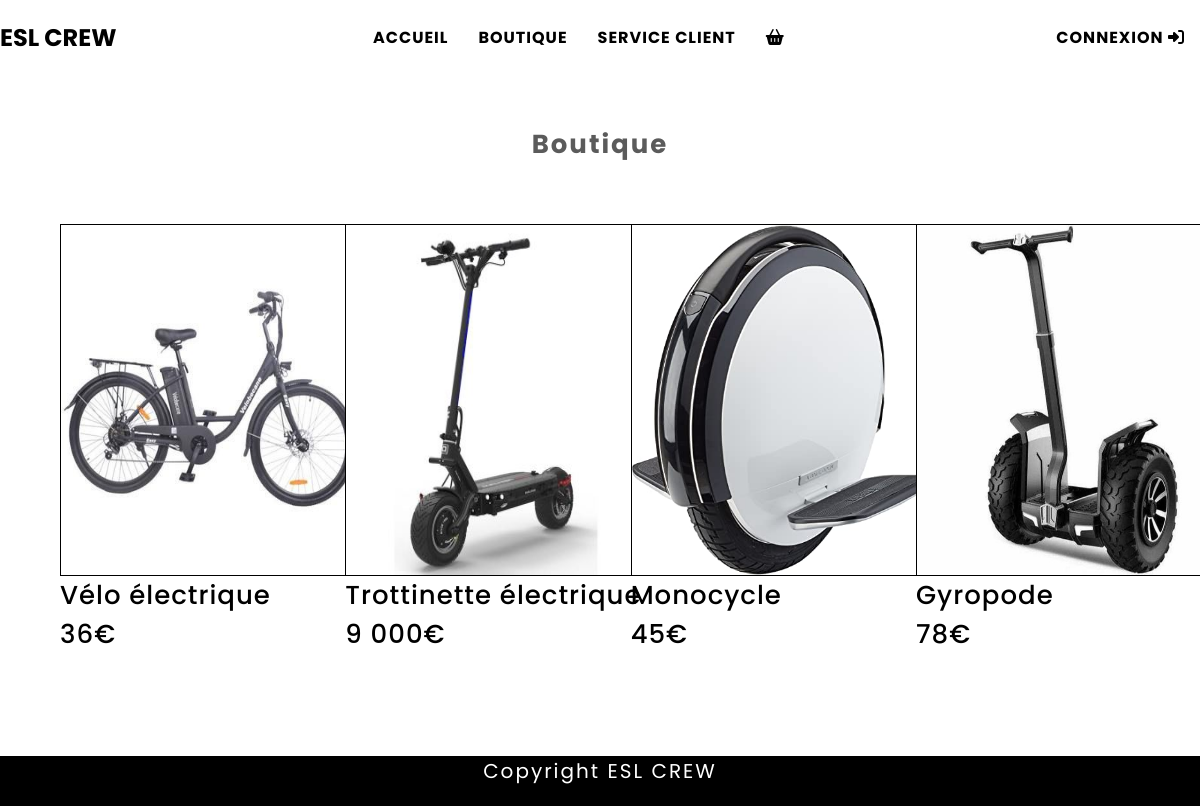
/boutique.php, run on an earlier commit of the app's database.
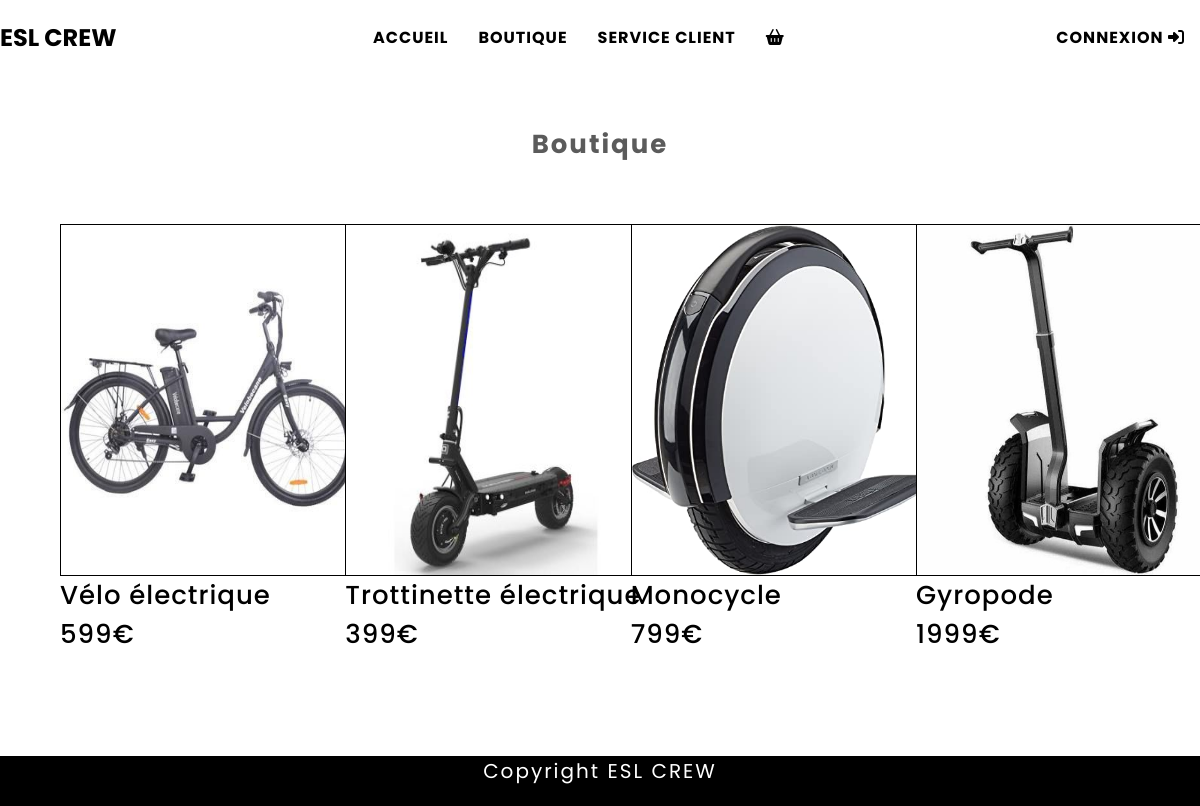
And on a later commit of the database.
### tables this page shows
CREATE TABLE `annonces` (
  `id_annonces` int(3) NOT NULL,
  `titre` varchar(40) DEFAULT NULL,
  `prix` varchar(20) DEFAULT NULL,
  `description` varchar(300) DEFAULT NULL,
  `img_annonce` varchar(30) DEFAULT NULL,
  `statut` varchar(10) DEFAULT NULL,
  `date_publication` date DEFAULT NULL,
  `id_profil` int(3) NOT NULL
);

### boutique.php (the view, shortened to what this page needs)
<?php
 if(isset($_SESSION["id"])){
   include("inc/header.log.inc.php");
 }
 else{
   include("inc/header.inc.php");
 }
 ?>
<div class="TITRE" id="NEWS" >Boutique</div>
<section class="news_list" >
<?php
        $requeteSQL = $pdo->prepare("SELECT * FROM annonces ");
        $requeteSQL->execute();
        while ($userinfo = $requeteSQL->fetch()) { ?>
<div class="product">
    <div class="article">
       <div class="article1">
        <img class="article1" src="<?php echo $userinfo['img_annonce'];?>" >
            <div class="overlay">
            </div>
       </div>
    </div>
    <p><?php echo $userinfo['titre']?>  <br>  <?php echo $userinfo['prix']; ?>€</p>
</div>
        <?php }
        ?>
</section>
<?php include("inc/footer.inc.php"); ?>

### inc/header.inc.php (shortened to what this page needs)
<!DOCTYPE html>
<html>
<head>
    <link rel='stylesheet' type='text/css' href='assets/css/style.css'>
</head>
<body>
	<div class="contenu">
    <header >
		<h2>ESL CREW</h2>
		<nav>
			<ul>
				<li>
					<a href="home.php">Accueil</a>
                </li>
				<li>
					<a href="boutique.php">Boutique</a>
                </li>
				<li>
					<a href="sav.php">Service client</a>
                </li>
                <li>
                    <a href="panier.php">
						<i class="fas fa-shopping-basket"></i>
                    </a>
                </li>
            </ul>
        </nav>
            <ul>
				<li>
                 	<a class="connexion" href="connexion.php"  >
					 	Connexion
				 		<i class="fas fa-sign-in-alt"></i>
                 	</a>
				</li>
            </ul>
	</header>
	<main>

### inc/footer.inc.php
	</main>
	</div>
	<footer>
            <div class="contenu">Copyright ESL CREW</div>
	</footer>
	</body>
</html>

### assets/css/style.css (style rules this page uses)
html { font-family: 'Poppins', sans-serif; }
html, body { margin: 0; display: table; height: 100%; width: 100%; }
header { display: flex; align-items: center; justify-content: space-between; }
.connexion { text-decoration: none; }
ul { list-style: none; display: flex; }
ul li { margin: 0 15px; }
ul li a { font-weight: bold; text-transform: uppercase; letter-spacing: 1px; color: black; text-decoration: none; }
.news_list { display: flex; align-items: center; justify-content: space-between; flex-wrap: wrap; margin: 40px; margin-top: 40px; margin-bottom: 100px; }
.TITRE { margin-top: 50px; margin-bottom: 10px; text-align: center; letter-spacing: 2px; font-weight: 700; font-size: 26px; color: rgb(91, 91, 91); }
.product { margin: 20px; margin-bottom: 80px; width: 20%; }
.product p { letter-spacing: 1px; width: 300px; position: absolute; margin: 0px; font-size: 26px; word-wrap: break-word; font-weight: 500; }
.article { width: 300px; height: 350px; border: 1px solid black; position: relative; overflow: hidden; }
.article1 { width: 300px; height: 350px; background-repeat: no-repeat; background-size: cover; background-position:center; }
.article .overlay { position: absolute; height: 350px; width: 300px; background-color: rgba(255, 255, 255, 0.5); bottom: -100%; transition: 0.5s; }
.overlay { display: flex; align-items: center; justify-content: center; }
footer { letter-spacing: 2px; background: black; text-align: center; color: white; height: 50px; margin-bottom: 20px; font-size: 20px; display: table-row; }
.contenu { height: auto; }

What changed in the data, as far as the page shows it:
changed annonces "Vélo électrique": prix "36" → "599"
changed annonces "Trottinette électrique": prix "9 000" → "399"
changed annonces "Monocycle": prix "45" → "799"
changed annonces "Gyropode": prix "78" → "1999"
